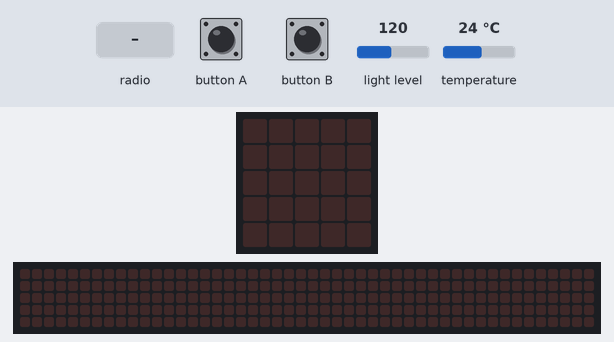
A program run on a simulated BBC micro:bit (MakeCode). On the bench: the board's 5×5 LED display, a strip that is not on the board, showing the scrolling text unrolled. Inputs (shaded band) come from the test bench; at power-on: light level 120, temperature 24 °C. The 48×5 strip is a reading aid, not a part: it shows the text the display is scrolling, unrolled, one strip-width of it at a time.

Above: at 1.2 s.
1.3 s: button B pressed for 0.15 s
At 4.82 s:
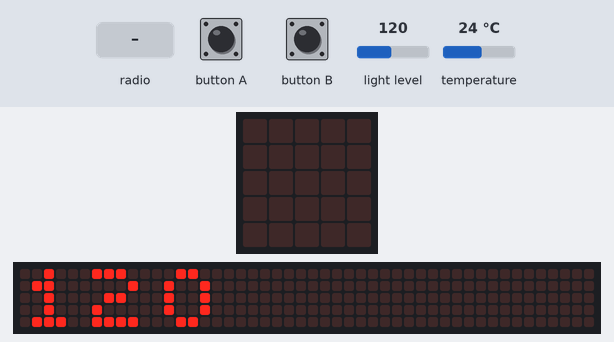
6.5 s: radio message "teplota=1" arrives
At 9.05 s:
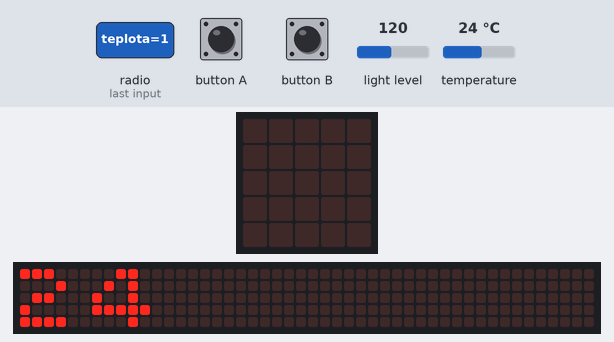
9.5 s: radio message "teplota=0" arrives
At 9.72 s:
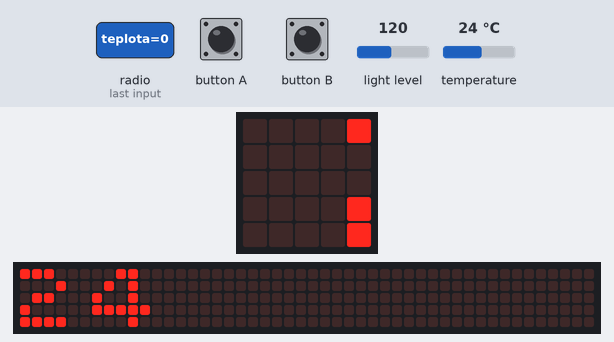
12.5 s: radio message "teplota=100" arrives
At 12.87 s:
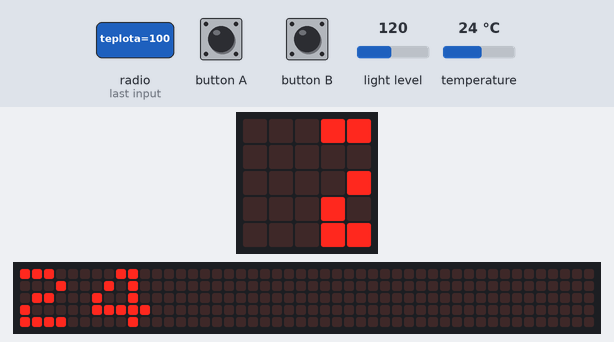

The program:

main.ts
```typescript
let Lightmeter = 0
let teplota = 0
input.onButtonPressed(Button.A, function () {
    radio.sendValue("teplota", input.temperature())
})
input.onButtonPressed(Button.B, function () {
    Lightmeter = input.lightLevel()
    basic.showNumber(Lightmeter)
    if (Lightmeter == Math.constrain(Lightmeter, 129, 255)) {
        basic.showString("Save")
    }
})
radio.onReceivedValue(function (name, value) {
    teplota = input.temperature()
    radio.sendValue("RadioSV", input.temperature())
    if (true) {
        basic.showNumber(input.temperature())
    } else {
        basic.showLeds(`
            # . . . #
            . # . # .
            . . # . .
            . # . # .
            # . . . #
            `)
    }
})
radio.onReceivedValue(function (RadioSV, value2) {
    basic.showNumber(input.temperature())
})
```

test.ts
```typescript
// sem patria testy; keď sa tento balík použije ako rozšírenie, nebudú sa kompilovať.
```

Measured:
- after the input at 1.3 s, the display: changes after 0.15 s (image 1)
- after the input at 6.5 s, the display: changes at once (image 2)
- after the input at 9.5 s, the display: first changes at once (image 3 shows a later state)
- after the input at 12.5 s, the display: first changes at once (image 4 shows a later state)
- what the display in image 1 shows lasts 0.5 s, from 4.6 s to 5.1 s
